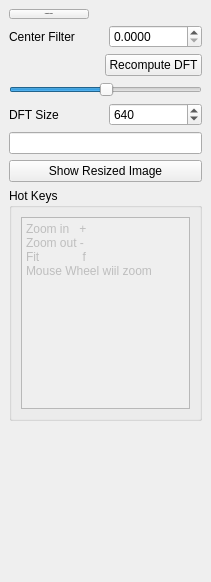
<?xml version="1.0" encoding="UTF-8"?>
<ui version="4.0">
 <class>DFTTools</class>
 <widget class="QDockWidget" name="DFTTools">
  <property name="geometry">
   <rect>
    <x>0</x>
    <y>0</y>
    <width>211</width>
    <height>582</height>
   </rect>
  </property>
  <property name="sizePolicy">
   <sizepolicy hsizetype="Preferred" vsizetype="Preferred">
    <horstretch>1</horstretch>
    <verstretch>1</verstretch>
   </sizepolicy>
  </property>
  <property name="minimumSize">
   <size>
    <width>211</width>
    <height>331</height>
   </size>
  </property>
  <property name="windowTitle">
   <string>DFT</string>
  </property>
  <widget class="QWidget" name="dockWidgetContents">
   <layout class="QVBoxLayout" name="verticalLayout">
    <item>
     <widget class="QPushButton" name="pushButton">
      <property name="sizePolicy">
       <sizepolicy hsizetype="Fixed" vsizetype="Fixed">
        <horstretch>0</horstretch>
        <verstretch>0</verstretch>
       </sizepolicy>
      </property>
      <property name="font">
       <font>
        <pointsize>-1</pointsize>
        <italic>false</italic>
        <bold>true</bold>
       </font>
      </property>
      <property name="layoutDirection">
       <enum>Qt::LeftToRight</enum>
      </property>
      <property name="styleSheet">
       <string notr="true">border-style: outset;
border-width: 3px; border-radius:15px; border-color: darkgray;
font: bold 20px;

padding: 6px;
hover {background-color: lightblue;}
</string>
      </property>
      <property name="text">
       <string>Compute Surface</string>
      </property>
     </widget>
    </item>
    <item>
     <layout class="QHBoxLayout" name="horizontalLayout_3">
      <item>
       <widget class="QLabel" name="label_3">
        <property name="text">
         <string>Center Filter</string>
        </property>
       </widget>
      </item>
      <item>
       <widget class="QDoubleSpinBox" name="filterAdjuster">
        <property name="decimals">
         <number>4</number>
        </property>
        <property name="maximum">
         <double>10000.000000000000000</double>
        </property>
       </widget>
      </item>
     </layout>
    </item>
    <item>
     <widget class="QPushButton" name="computeDFT">
      <property name="sizePolicy">
       <sizepolicy hsizetype="Fixed" vsizetype="Fixed">
        <horstretch>0</horstretch>
        <verstretch>0</verstretch>
       </sizepolicy>
      </property>
      <property name="layoutDirection">
       <enum>Qt::RightToLeft</enum>
      </property>
      <property name="text">
       <string>Recompute DFT</string>
      </property>
     </widget>
    </item>
    <item>
     <widget class="QSlider" name="gammaSl">
      <property name="toolTip">
       <string>&lt;html&gt;&lt;head/&gt;&lt;body&gt;&lt;p&gt;Adjust contrast of View.&lt;/p&gt;&lt;/body&gt;&lt;/html&gt;</string>
      </property>
      <property name="value">
       <number>50</number>
      </property>
      <property name="orientation">
       <enum>Qt::Horizontal</enum>
      </property>
     </widget>
    </item>
    <item>
     <layout class="QHBoxLayout" name="horizontalLayout">
      <item>
       <widget class="QLabel" name="label">
        <property name="text">
         <string>DFT Size</string>
        </property>
       </widget>
      </item>
      <item>
       <widget class="QSpinBox" name="dftSizeSB">
        <property name="minimum">
         <number>100</number>
        </property>
        <property name="maximum">
         <number>6000</number>
        </property>
        <property name="singleStep">
         <number>100</number>
        </property>
        <property name="value">
         <number>640</number>
        </property>
       </widget>
      </item>
     </layout>
    </item>
    <item>
     <widget class="QLineEdit" name="imageSize">
      <property name="readOnly">
       <bool>true</bool>
      </property>
     </widget>
    </item>
    <item>
     <widget class="QPushButton" name="showResized">
      <property name="toolTip">
       <string>&lt;html&gt;&lt;head/&gt;&lt;body&gt;&lt;p&gt;Show original sized interferogram of the mirror and show one at the DFTReize value.&lt;/p&gt;&lt;p&gt;Use this to determine if the fringes will become too small for the selected resize value.&lt;/p&gt;&lt;/body&gt;&lt;/html&gt;</string>
      </property>
      <property name="text">
       <string>Show Resized Image</string>
      </property>
     </widget>
    </item>
    <item>
     <widget class="QGroupBox" name="groupBox">
      <property name="title">
       <string>Hot Keys</string>
      </property>
      <layout class="QVBoxLayout" name="verticalLayout_2">
       <item>
        <widget class="QPlainTextEdit" name="plainTextEdit">
         <property name="enabled">
          <bool>false</bool>
         </property>
         <property name="plainText">
          <string>Zoom in   +
Zoom out -
Fit             f
Mouse Wheel wiil zoom</string>
         </property>
        </widget>
       </item>
      </layout>
     </widget>
    </item>
    <item>
     <spacer name="verticalSpacer">
      <property name="orientation">
       <enum>Qt::Vertical</enum>
      </property>
      <property name="sizeHint" stdset="0">
       <size>
        <width>20</width>
        <height>40</height>
       </size>
      </property>
     </spacer>
    </item>
   </layout>
  </widget>
 </widget>
 <resources/>
 <connections/>
 <slots>
  <signal>makeDFT()</signal>
 </slots>
</ui>
